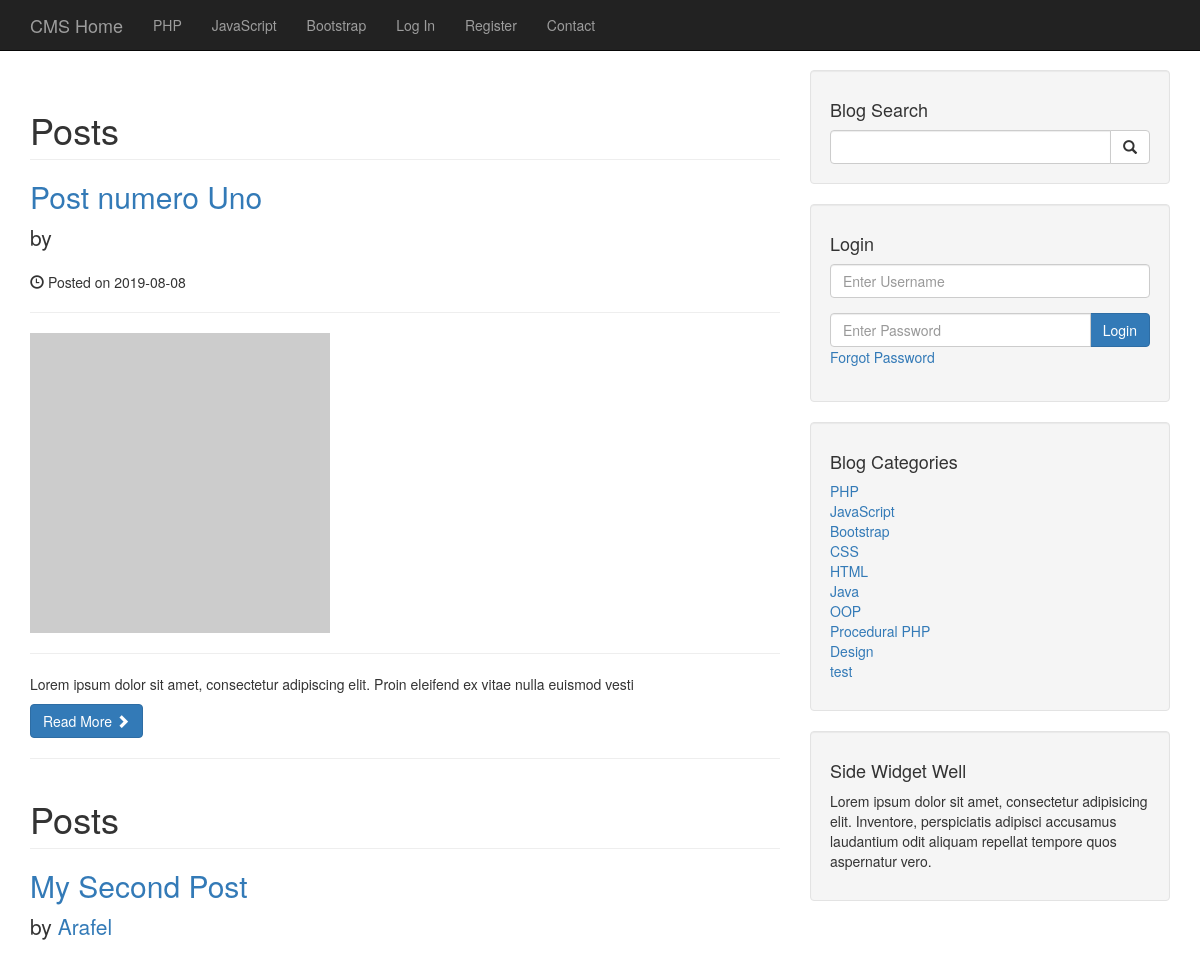
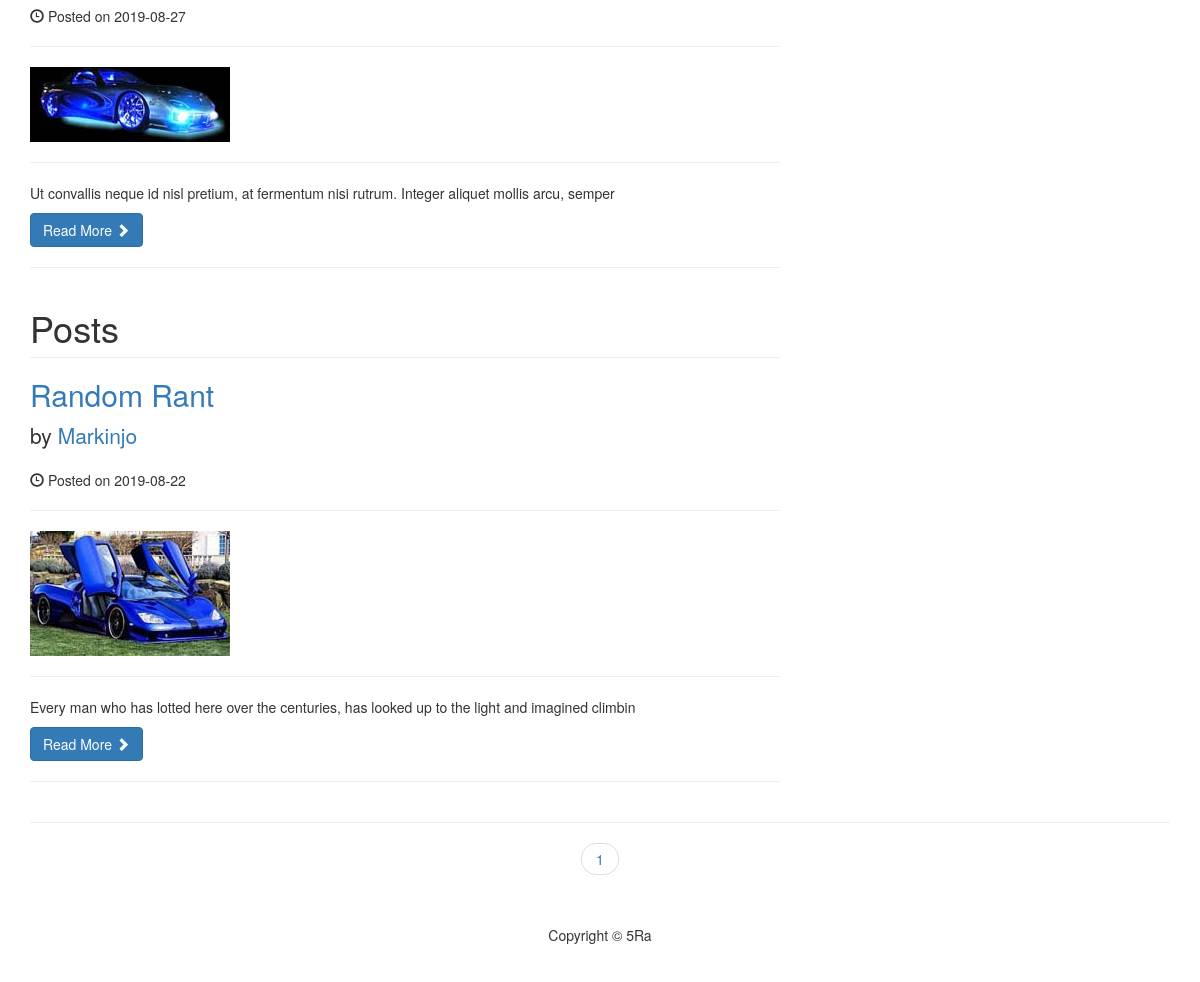
The page / on the database its author committed (2 pictures, top to bottom).
### tables this page shows
CREATE TABLE `categories` (
  `cat_id` int(3) NOT NULL,
  `cat_title` varchar(255) NOT NULL,
  `user_id` int(11) NOT NULL
);

CREATE TABLE `posts` (
  `post_id` int(3) NOT NULL,
  `post_category_id` int(3) NOT NULL,
  `user_id` int(11) NOT NULL,
  `post_title` varchar(255) NOT NULL,
  `post_author` varchar(255) NOT NULL,
  `post_user` varchar(255) NOT NULL,
  `post_date` date NOT NULL,
  `post_image` text NOT NULL,
  `post_content` text NOT NULL,
  `post_tags` varchar(255) NOT NULL,
  `post_comment_count` int(11) NOT NULL,
  `post_status` varchar(255) NOT NULL DEFAULT 'draft',
  `post_views_count` int(11) NOT NULL,
  `likes` int(11) NOT NULL
);

### admin/functions.php (called while the page is built, shortened)
<?php
function isLoggedIn(){
    return false;
}
function imagePlaceholder($image=null){
    if(!$image){
        return 'https://via.placeholder.com/300';
    } else {
        return 'images/' . $image;
    }
}

### index.php (the view, shortened to what this page needs)
<?php include "includes/header.php"; ?>
<?php include "includes/navigation.php"; ?>
    <div class="container">
        <div class="row">
            <div class="col-md-8">
                <?php
                $per_page = 3;
                if(isset($_GET['page'])) {
                $page = $_GET['page'];
                } else {
                    $page = "";
                }
                if($page == "" || $page == 1) {
                    $page_1 = 0;
                } else {
                    $page_1 = ($page * $per_page) - $per_page;
                }
                if(isset($_SESSION['user_role']) && $_SESSION['user_role'] === 'admin') {
                    $post_query_count = "SELECT * FROM posts ";
                } else {
                    $post_query_count = "SELECT * FROM posts WHERE post_status = 'published'";
                }
                $find_count = mysqli_query($connection, $post_query_count);
                $count = mysqli_num_rows($find_count);
                if($count < 1) {
                    echo "<h1 class='text-center'>No posts available :( </h1>";
                } else {
                $count = ceil($count / $per_page);
                $query = "SELECT * FROM posts LIMIT $page_1, $per_page";
                $select_all_posts_query = mysqli_query($connection, $query);
                while($row = mysqli_fetch_assoc($select_all_posts_query)) {
                  $post_id = $row['post_id'];
                  $post_title = $row['post_title'];
                  $post_user = $row['post_user'];
                  $post_date = $row['post_date'];
                  $post_image = $row['post_image'];
                  $post_content = substr($row['post_content'],0,100);
                    ?>
                    <h1 class="page-header">
                        Posts
                    </h1>
                    <h2>
                        <a href="post.php?p_id=<?php echo $post_id; ?>"><?php echo $post_title; ?></a>
                    </h2>
                    <p class="lead">
                        by <a href="author_posts.php?author=<?php echo $post_user; ?>&p_id=<?php echo $post_id; ?>"><?php echo $post_user; ?></a>
                    </p>
                    <p><span class="glyphicon glyphicon-time"></span> Posted on <?php echo $post_date; ?></p>
                    <hr>
                    <a href="post.php?p_id=<?php echo $post_id; ?>">
                    <img class="img-responsive" src="<?php echo imagePlaceholder($post_image); ?>" alt="">
                    </a>
                    <hr>
                    <p><?php echo $post_content; ?></p>
                    <a class="btn btn-primary" href="post.php?p_id=<?php echo $post_id; ?>">Read More <span class="glyphicon glyphicon-chevron-right"></span></a>
                    <hr>
                  <?php
                } }
                ?>
            </div>
            <?php include "includes/sidebar.php"; ?>
        </div>
        <hr>
    <ul class="pager">
        <?php
        for($i=1; $i<= $count; $i++) {
            if($i == $page) {
                echo "<li><a class='active_link' href='index.php?page={$i}'>$i</a></li>";
            } else {
                echo "<li><a href='index.php?page={$i}'>$i</a></li>";
            }
        }
        ?>
    </ul>
        <?php include "includes/footer.php"; ?>

### includes/header.php (shortened to what this page needs)
<!DOCTYPE html>
<html lang="en">
<head>
    <link href="css/bootstrap.min.css" rel="stylesheet">
    <link href="css/blog-home.css" rel="stylesheet">
    <link href="css/styles.css" rel="stylesheet">
</head>
<body>

### includes/navigation.php (shortened to what this page needs)
<nav class="navbar navbar-inverse navbar-fixed-top" role="navigation">
    <div class="container">
        <div class="navbar-header">
            <a class="navbar-brand" href="index.php">CMS Home</a>
        </div>
        <div class="collapse navbar-collapse" id="bs-example-navbar-collapse-1">
            <ul class="nav navbar-nav">
                <?php
                $selectCatQuery = "SELECT * FROM categories LIMIT 3";
                $select_all_categories_query = mysqli_query($connection, $selectCatQuery);
                while($row = mysqli_fetch_assoc($select_all_categories_query)) {
                    $cat_title = $row['cat_title'];
                    $cat_id = $row['cat_id'];
                    $category_class = '';
                    $registration_class = '';
                    $contact_class = '';
                    echo "<li class='$category_class'><a href='category.php?category={$cat_id}'>{$cat_title}</a></li>";
                }
                ?>
                <?php if(isLoggedIn()): ?>
                    <li>
                        <a href="admin/">Admin</a>
                    </li>
                    <li>
                        <a href="includes/logout.php/">Logout</a>
                    </li>
                <?php else: ?>
                    <li>
                        <a href="login.php">Log In</a>
                    </li>
                <?php endif; ?>
                <li class="<?php echo $registration_class; ?>">
                    <a href="registration.php">Register</a>
                </li>
                <li class="<?php echo $contact_class; ?>">
                    <a href="contact.php">Contact</a>
                </li>
            </ul>
        </div>
    </div>
</nav>

### includes/sidebar.php (shortened to what this page needs)
<div class="col-md-4">
    <div class="well">
        <h4>Blog Search</h4>
        <form action="search.php" method="post">
        <div class="input-group">
            <input name="search" type="text" class="form-control">
            <span class="input-group-btn">
                            <button name="submit" class="btn btn-default" type="submit">
                                <span class="glyphicon glyphicon-search"></span>
                        </button>
                        </span>
        </div>
        </form>
    </div>
    <div class="well">
        <?php
        if(isset($_SESSION['user_role'])) {
            $username = $_SESSION['username'];
        echo "<h4>Logged in as $username</h4>
<a href='includes/logout.php' class='btn btn-primary'>Logout</a>";
        } else {
           ?> <h4>Login</h4>
        <form method="post">
        <div class="form-group">
            <input name="username" type="text" class="form-control" placeholder="Enter Username">
        </div>
        <div class="input-group">
            <input name="password" type="password" class="form-control" placeholder="Enter Password">
            <span class="input-group-btn">
                <button class="btn btn-primary" name="login" type="submit">Login</button>
            </span>
        </div>
        <div class="form-group">
            <a href="forgot.php?forgot=<?php echo uniqid(); ?>">Forgot Password</a>
        </div>
        </form> <?php
        }
        ?>
    </div>
    <div class="well">
        <?php
        $query = "SELECT * FROM categories ";
        $select_categories_sidebar = mysqli_query($connection, $query);
        ?>
        <h4>Blog Categories</h4>
        <div class="row">
            <div class="col-lg-12">
                <ul class="list-unstyled">
                <?php
                while($row = mysqli_fetch_assoc($select_categories_sidebar)) {
                $cat_title = $row['cat_title'];
                $cat_id = $row['cat_id'];
                echo "<li><a href='category.php?category={$cat_id}'>{$cat_title}</a></li>";
                }
                ?>
                </ul>
            </div>
        </div>
    </div>
    <?php include "widget.php"; ?>
</div>

### includes/widget.php
<div class="well">
    <h4>Side Widget Well</h4>
    <p>Lorem ipsum dolor sit amet, consectetur adipisicing elit. Inventore, perspiciatis adipisci accusamus laudantium odit aliquam repellat tempore quos aspernatur vero.</p>
</div>

### includes/footer.php (shortened to what this page needs)
<footer>
    <div class="row">
        <div class="col-lg-12">
            <p class="text-center">Copyright &copy; 5Ra</p>
        </div>
    </div>
</footer>
</div>
</body>
</html>

### css/blog-home.css (style rules this page uses)
body { padding-top: 70px; }
footer { margin: 50px 0; }

### rows shown on the page
categories: cat_title "PHP"
categories: cat_title "JavaScript"
categories: cat_title "Bootstrap"
posts: post_title "Post numero Uno", post_date "2019-08-08", post_content "Lorem ipsum dolor sit amet, consectetur adipiscing elit. Proin eleifend ex vitae nulla euismod vesti"
posts: post_title "My Second Post", post_user "Arafel", post_date "2019-08-27", post_image (picture), post_content "Ut convallis neque id nisl pretium, at fermentum nisi rutrum. Integer aliquet mollis arcu, semper"
posts: post_title "Random Rant", post_user "Markinjo", post_date "2019-08-22", post_image (picture), post_content "Every man who has lotted here over the centuries, has looked up to the light and imagined climbin"
categories: cat_title "CSS"
categories: cat_title "HTML"
categories: cat_title "Java"
categories: cat_title "OOP"
categories: cat_title "Procedural PHP"
categories: cat_title "Design"
categories: cat_title "test"
